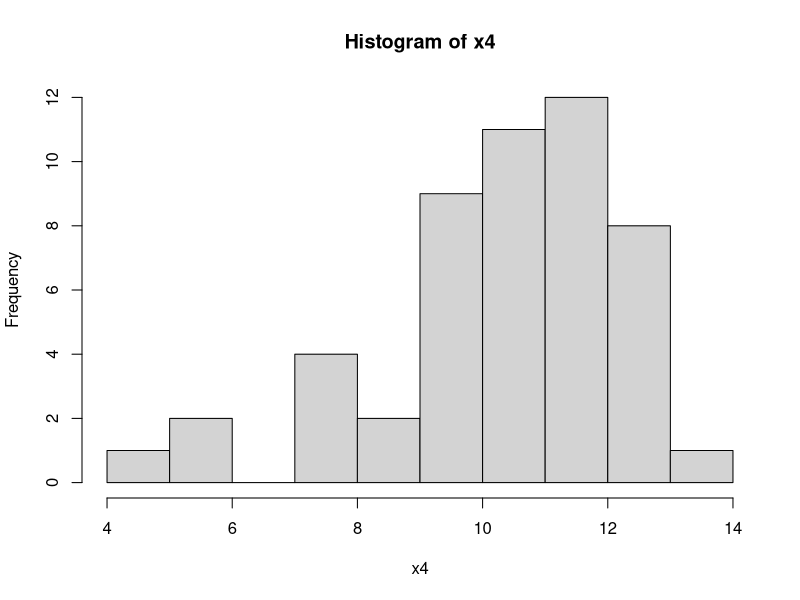

Source code (R):
#
# day2_script.R
#
# Reed Sorensen
# July 2017
# 
# Overview
#   - Review concepts from day 1
#   - Demonstration of how to sign up for a Coursera course
#   - Thinking of R objects as tabs in an Excel file
#   - Continue learning about types of R objects
# 
#   - HOMEWORK FOR TOMORROW:
#        Install the dplyr package
#        Run this command: install.packages("dplyr")
#


#####
# VARIABLES and VECTORS (continued from day 1)...
#   generating numbers with seq, rep, :, sample, rnorm
#   hist -- more about visualizing data later

seq(from = 1, to = 5) # get a sequence of numbers from 1 to 5
1:5                   # same result

seq(from = 2, to = 10, by = 2) # get a sequence of numbers that
                               # starts at 2, ends at 10, and increases by 2

rep(x = 5, times = 10) # take the number 5, and repeated it 10 times
rep(x = 1:5, each = 2) # take the numbers 1, 2, 3, 4 and 5, 
                       #   and repeat each number 2 times

# generate a vector of numbers by randomly sampling from 1, 2, 3, 4 and 5
#   in which a number is "replaced" after it is chosen
sample(1:5, size = 20, replace = TRUE)

# generate random numbers that follow a Normal distribution,
#   and put them into the object 'x4'
x4 <- rnorm(n = 50, mean = 10, sd = 2)
hist(x4)       # view a histogram of the random numbers
dev.off()      # stop displaying the graph


# LOGICAL OPERATORS
#   >, <, <=, >=
#   ==, !=, |, &
#   all, any
#   table

3 < 4        # is 3 less than 4?
3 > 4        # is 3 greater than 4?
3 <= 4       # is 3 less than or equal to 4?
4 >= 4       # is 4 greater than or equal to 4?

3 == 4       # is 3 equal to 4?
3 != 3       # is 3 NOT equal to 4?
3 > 4 | 4 == 4 # is it true that 3 > 4 OR 4 is equal to 4?

# combine logical operators into a vector
x5 <- c(TRUE, 4 < 3, 10 == 10) # same as writing: x5 <- c(TRUE, FALSE, TRUE)

any(x5)       # are any elements in 'x5' TRUE?
all(x5)       # are all elements in 'x5' TRUE?


# check whether an expression is true for each element in a vector
x6 <- 1:6    # create a vector of the numbers 1, 2, 3, 4, 5 and 6
             #   and put the result into 'x6'

x6 >= 5      # return a vector of whether each element of 'x6' is 
             #   greater than or equal to 5

table(x6 >= 5)  # count how many elements of 'x6' are greater than 
                #   or equal to 5, and how many are not


#   -- Challenge: 
#      1. Get R to tell you if it is true that 2 + 2 = 4
2 + 2 == 4   # note the two equals signs, ==

#      2. Write an expression that returns FALSE
10 < 5

#      3. Using the table() function, count how many elements of 'x6'
#           are less than or equal to 2
table(x6 <= 2)


  
#####
# INDEXING with []

x7 <- c("a", "b", "c", "d", "e")

# -- indexing by position
x7[2]         # get the value of the element in second position
x7[2:4]       # get the value of the elements in positions 2, 3 and 4
x7[c(2,3,4)]  # this is the same thing as x7[2:4] 


# -- indexing by vector of TRUE/FALSE
x7[c(FALSE, TRUE, FALSE, TRUE, FALSE)]



